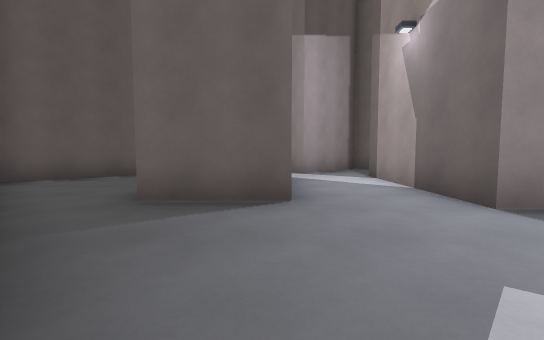
[1] (above)

22 first-person views from a walk through a level from a Godot 3-D game. The camera is 1.3 m above the floor, tilts 4° down and sees 90° across. The floor is counted in squares, 2 m on a side. Each view is taken from the middle of a square. On the plan, view 1 faces up. The plan holds only what a view shows up to about 9 squares ahead; the rest is blank. The place goes on beyond the plan.

[2]
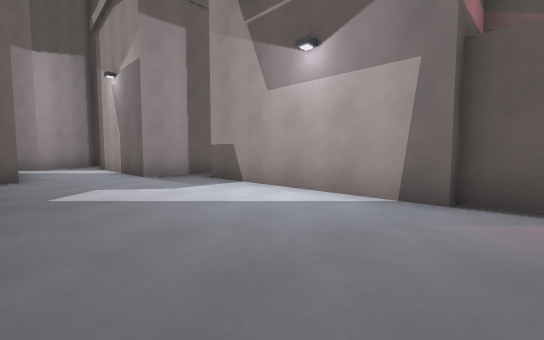

[3]
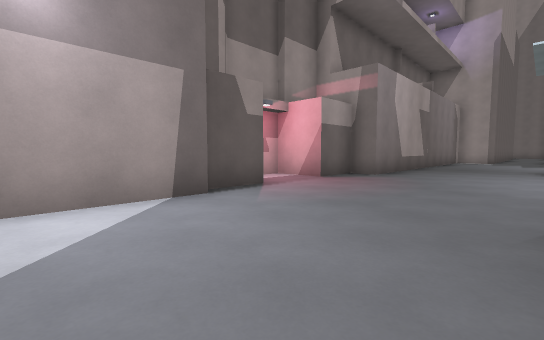

[4]
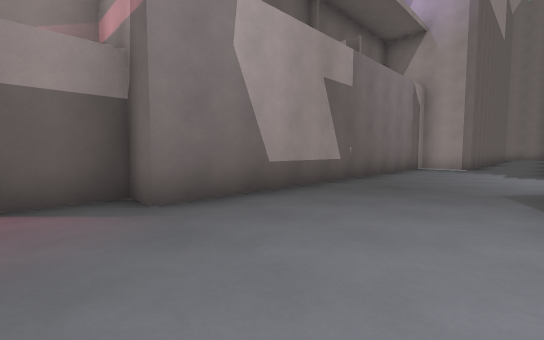

[5]
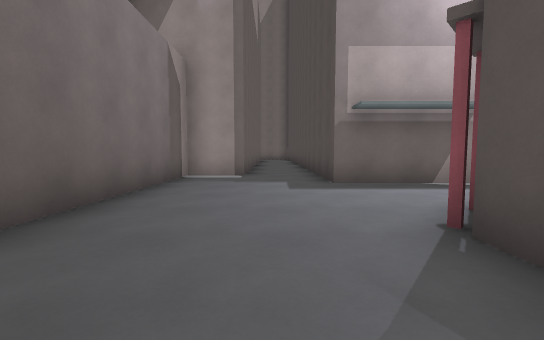

[6]
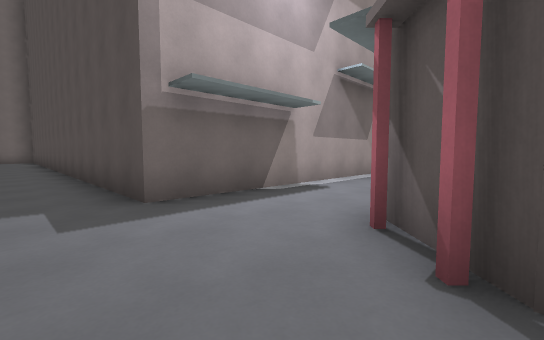

[7]
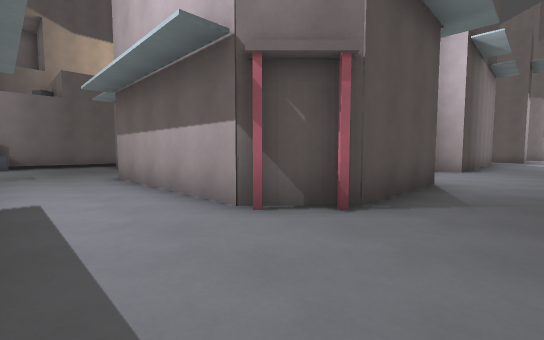

[8]
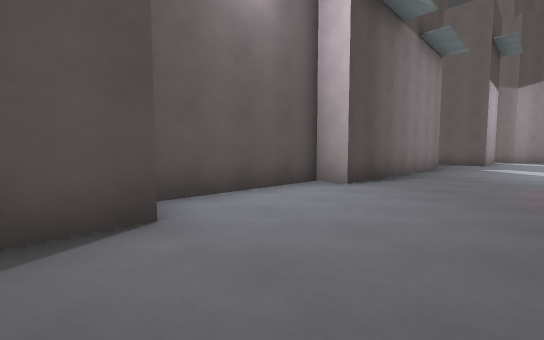

[9]
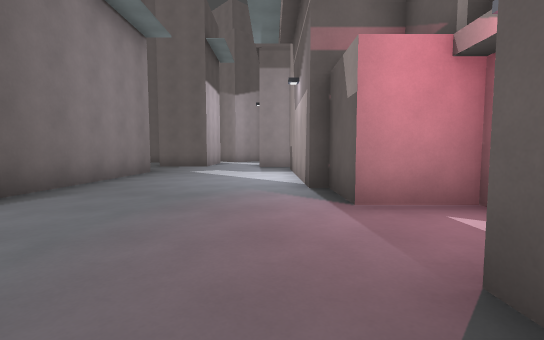

[10]
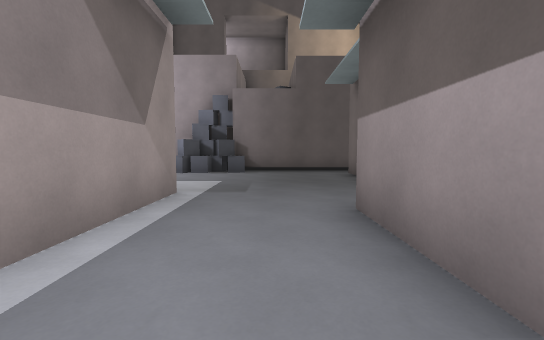

[11]
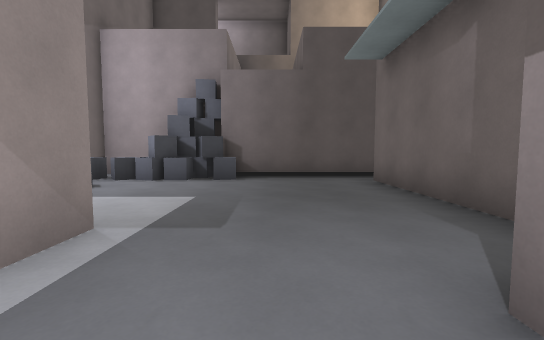

[12]
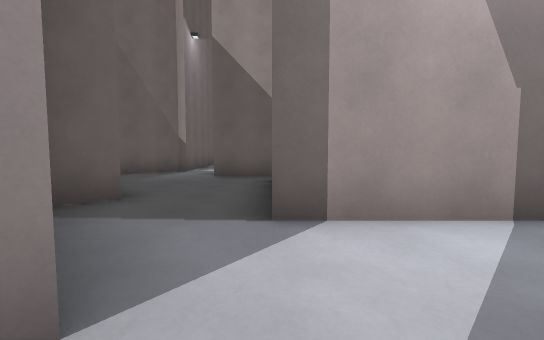

[13]
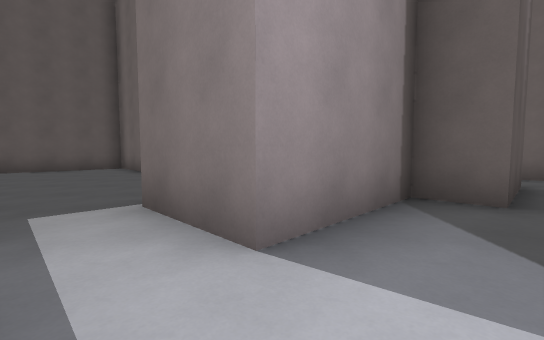

[14]
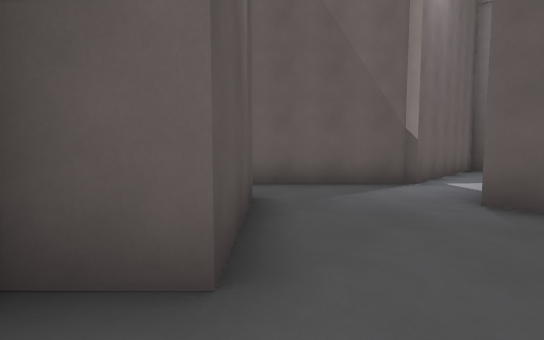

[15]
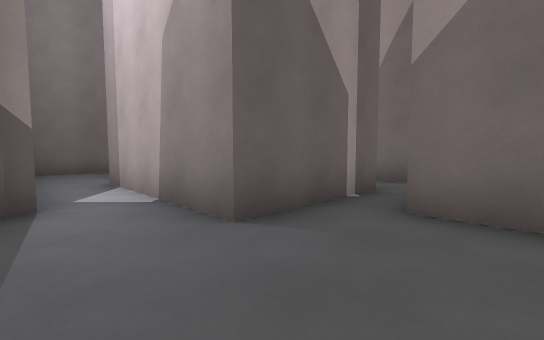

[16]
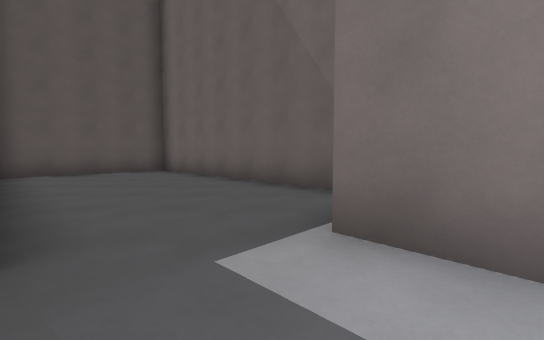

[17]
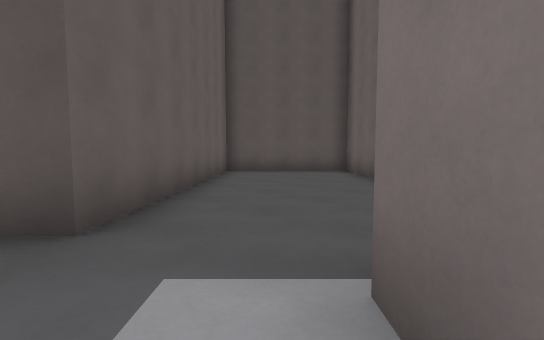

[18]
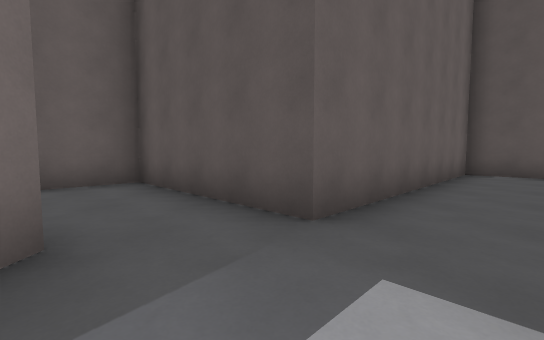

[19]
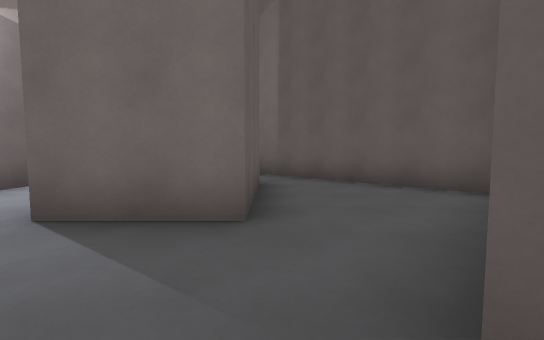

[20]
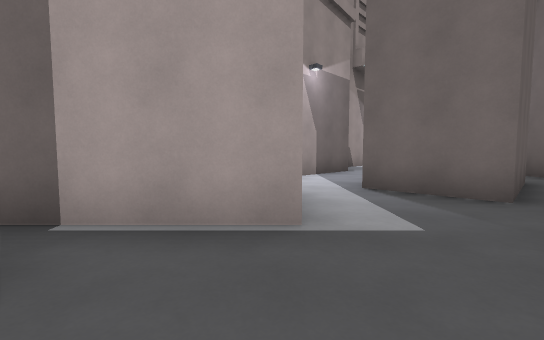

[21]
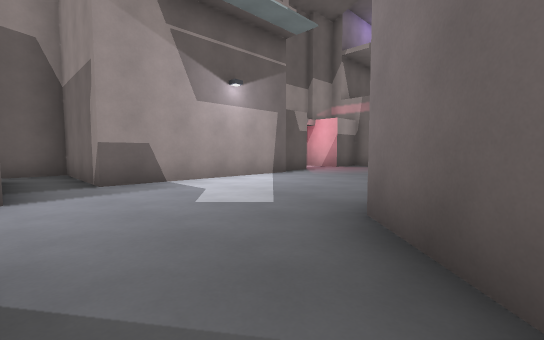

[22]
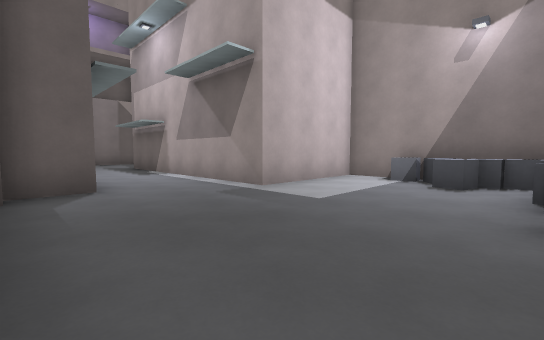

### Floor plan
Points are (right, up) in squares from view 1. A wall is a line through its corners. A room is listed if a view was taken in it or the views show most of it. See-through windows are left out.
Room 1 (views 1, 2, 3, 4, 5, 6, 7, 8, 9, 10, 11, 12, 13, 16, 17, 18, 19, 21)
walls: (-0.5, -9.9) (-0.5, -13) (-1.6, -14) (-6.1, -14); (0.4, 3.5) (-1.8, 3.5) (-1.8, 6.5) (0.2, 6.5); (4.5, 3) (2.5, 3) (2.5, 7); (-7.3, -16.5) (-0.3, -16.5) (-0.3, -19.5); (-2.5, 8.4) (-5.6, 5.3) (-0.7, 0.4) (-0.7, -6.1) (-1.5, -6.1) (-1.5, -9.6); (1.9, 8.8) (0.9, 7.7) (-0.5, 9.1) (1.4, 11); (1.7, -19.2) (1.7, -18.2) (3.2, -18.2) (3.2, -8.3) (4, -8.3) (4, -6.8) (5.5, -6.8) (5.5, -4.8) (4, -4.8) (4, -3.3) (3.6, -3.3) (3.6, 1.7) (7, 1.7) (7, 3)
ways out: opening at (2, 8) to room 2; opening at (-1, 10) to room 3; opening at (-7.5, -15.5) to room 4
Room 2 (views 14, 15)
walls: (5.5, 10.8) (3.7, 9.1) (2.9, 9.8) (1.9, 8.8); (4.9, 7) (6, 7); (9, 9.7) (6.5, 12.2); (7, 5.5) (7, 8.5) (8.5, 8.5)
ways out: opening at (2, 8) to room 1; opening at (6, 12); opening at (9, 9)
Room 3 (view 20)
walls: (0.1, 11.4) (-4.6, 16.1) (-7.4, 13.3) (-2.5, 8.4)
ways out: opening at (-1, 10) to room 1
Room 4 (view 22)
walls: (-11.6, -16.1) (-11.3, -16.7); (-11.4, -17.2) (-11.1, -17.6) (-11.5, -18); (-11.7, -16.8) (-11.7, -17.4); (-6.1, -14) (-6.1, -13); (-7.4, -12.7) (-11, -12.7); (-7.3, -19.5) (-7.3, -16.5); (-11.7, -12.4) (-11.7, -16.2)
low walls: (-11, -16.9) (-11, -17.6); (-11.2, -15.8) (-11.1, -16.4); (-10.9, -17.6) (-11.2, -18.2) (-11, -18.5) (-11.4, -18.8); (-11.1, -17.5) (-11, -17.6); (-11.9, -16.5) (-11.5, -16.6) (-11.6, -17); (-9.5, -18.9) (-9.2, -19.4); (-9.2, -19.2) (-8.6, -19.1); (-10.6, -19) (-10.2, -19) (-10.1, -18.4) (-9.5, -18.5); (-11, -19.2) (-10.3, -19.2); (-11.6, -19) (-11, -19.1)
ways out: opening at (-7.5, -15.5) to room 1

Positions as (right, up) in squares from view 1, and headings:
1: (0, 0), facing up
2: (0, -4), facing up-right
3: (0, -1), facing down-right
4: (0, -7), facing down-right
5: (1, -11), facing down
6: (1, -13), facing down-left
7: (1, -16), facing up-left
8: (2, -11), facing up-left
9: (3, -8), facing up
10: (-3, -15), facing left
11: (-5, -15), facing left
12: (0, 7), facing right
13: (1, 6), facing up
14: (3, 8), facing up-right
15: (5, 10), facing down-right
16: (-1, 7), facing up
17: (0, 8), facing up-left
18: (0, 8), facing left
19: (-2, 9), facing down
20: (-2, 11), facing down-right
21: (-2, 3), facing down-right
22: (-11, -13), facing down-right
